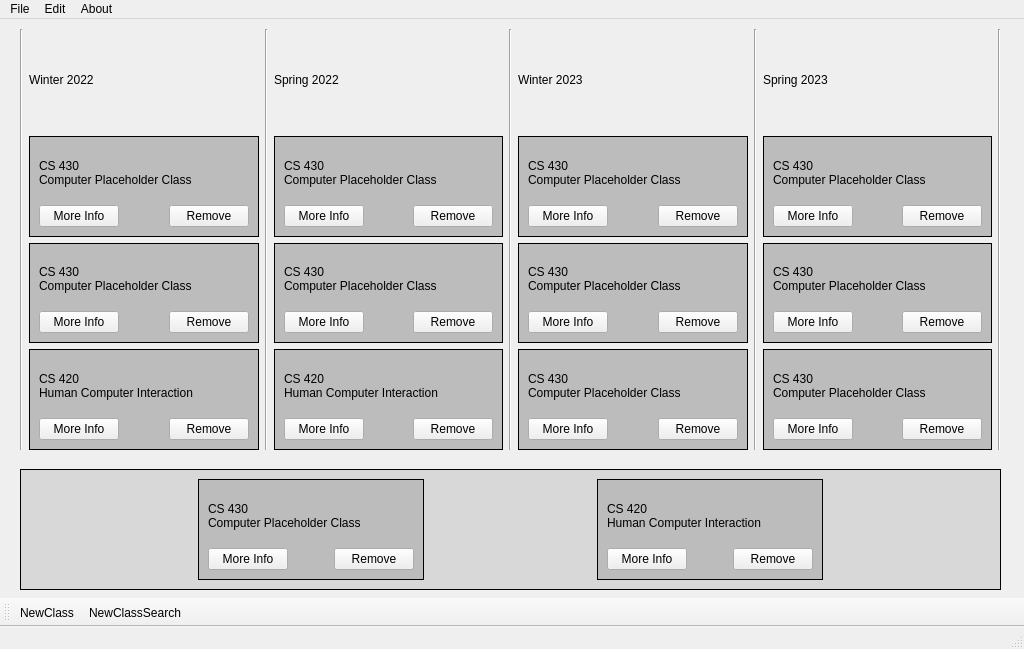
<?xml version="1.0" encoding="UTF-8"?>
<ui version="4.0">
 <class>MainWindow</class>
 <widget class="QMainWindow" name="MainWindow">
  <property name="geometry">
   <rect>
    <x>0</x>
    <y>0</y>
    <width>1024</width>
    <height>649</height>
   </rect>
  </property>
  <property name="windowTitle">
   <string>MainWindow</string>
  </property>
  <widget class="QWidget" name="centralwidget">
   <widget class="QFrame" name="HoldingFrame">
    <property name="geometry">
     <rect>
      <x>20</x>
      <y>450</y>
      <width>981</width>
      <height>121</height>
     </rect>
    </property>
    <property name="styleSheet">
     <string notr="true">QFrame#HoldingFrame{
border: 1px solid black;
background: rgb(216, 216, 216);
}</string>
    </property>
    <layout class="QHBoxLayout" name="horizontalLayout">
     <item>
      <spacer name="horizontalSpacer_4">
       <property name="orientation">
        <enum>Qt::Horizontal</enum>
       </property>
       <property name="sizeHint" stdset="0">
        <size>
         <width>40</width>
         <height>20</height>
        </size>
       </property>
      </spacer>
     </item>
     <item>
      <widget class="QFrame" name="verticalFrame">
       <property name="styleSheet">
        <string notr="true">QFrame{
	background: rgb(188, 188, 188);
	border: 1px solid black;
}

QLabel{
	color:black;
	background: rgb(188, 188, 188);
	border: 0px transparent;
}</string>
       </property>
       <layout class="QVBoxLayout" name="verticalLayout">
        <item>
         <widget class="QLabel" name="label">
          <property name="text">
           <string>CS 430
Computer Placeholder Class</string>
          </property>
          <property name="scaledContents">
           <bool>false</bool>
          </property>
          <property name="wordWrap">
           <bool>true</bool>
          </property>
         </widget>
        </item>
        <item>
         <layout class="QHBoxLayout" name="horizontalLayout_2">
          <item>
           <widget class="QPushButton" name="pushButton">
            <property name="text">
             <string>More Info</string>
            </property>
           </widget>
          </item>
          <item>
           <spacer name="horizontalSpacer">
            <property name="orientation">
             <enum>Qt::Horizontal</enum>
            </property>
            <property name="sizeHint" stdset="0">
             <size>
              <width>40</width>
              <height>20</height>
             </size>
            </property>
           </spacer>
          </item>
          <item>
           <widget class="QPushButton" name="pushButton_2">
            <property name="text">
             <string>Remove</string>
            </property>
           </widget>
          </item>
         </layout>
        </item>
       </layout>
      </widget>
     </item>
     <item>
      <spacer name="horizontalSpacer_2">
       <property name="orientation">
        <enum>Qt::Horizontal</enum>
       </property>
       <property name="sizeHint" stdset="0">
        <size>
         <width>40</width>
         <height>20</height>
        </size>
       </property>
      </spacer>
     </item>
     <item>
      <widget class="QFrame" name="verticalFrame_2">
       <property name="styleSheet">
        <string notr="true">QFrame{
	background: rgb(188, 188, 188);
	border: 1px solid black;
}

QLabel{
	color:black;
	background: rgb(188, 188, 188);
	border: 0px transparent;
}</string>
       </property>
       <layout class="QVBoxLayout" name="verticalLayout_2">
        <item>
         <widget class="QLabel" name="label_2">
          <property name="text">
           <string>CS 420
Human Computer Interaction</string>
          </property>
          <property name="scaledContents">
           <bool>false</bool>
          </property>
          <property name="wordWrap">
           <bool>true</bool>
          </property>
         </widget>
        </item>
        <item>
         <layout class="QHBoxLayout" name="horizontalLayout_3">
          <item>
           <widget class="QPushButton" name="pushButton_3">
            <property name="text">
             <string>More Info</string>
            </property>
           </widget>
          </item>
          <item>
           <spacer name="horizontalSpacer_3">
            <property name="orientation">
             <enum>Qt::Horizontal</enum>
            </property>
            <property name="sizeHint" stdset="0">
             <size>
              <width>40</width>
              <height>20</height>
             </size>
            </property>
           </spacer>
          </item>
          <item>
           <widget class="QPushButton" name="pushButton_4">
            <property name="text">
             <string>Remove</string>
            </property>
           </widget>
          </item>
         </layout>
        </item>
       </layout>
      </widget>
     </item>
     <item>
      <spacer name="horizontalSpacer_5">
       <property name="orientation">
        <enum>Qt::Horizontal</enum>
       </property>
       <property name="sizeHint" stdset="0">
        <size>
         <width>40</width>
         <height>20</height>
        </size>
       </property>
      </spacer>
     </item>
    </layout>
   </widget>
   <widget class="QWidget" name="horizontalLayoutWidget">
    <property name="geometry">
     <rect>
      <x>20</x>
      <y>10</y>
      <width>981</width>
      <height>421</height>
     </rect>
    </property>
    <layout class="QHBoxLayout" name="horizontalLayout_4">
     <item>
      <widget class="Line" name="line_4">
       <property name="orientation">
        <enum>Qt::Vertical</enum>
       </property>
      </widget>
     </item>
     <item>
      <layout class="QVBoxLayout" name="verticalLayout_3">
       <item>
        <widget class="QLabel" name="label_4">
         <property name="text">
          <string>Winter 2022</string>
         </property>
        </widget>
       </item>
       <item>
        <widget class="QFrame" name="verticalFrame_7">
         <property name="styleSheet">
          <string notr="true">QFrame{
	background: rgb(188, 188, 188);
	border: 1px solid black;
}

QLabel{
	color:black;
	background: rgb(188, 188, 188);
	border: 0px transparent;
}</string>
         </property>
         <layout class="QVBoxLayout" name="verticalLayout_12">
          <item>
           <widget class="QLabel" name="label_12">
            <property name="text">
             <string>CS 430
Computer Placeholder Class</string>
            </property>
            <property name="scaledContents">
             <bool>false</bool>
            </property>
            <property name="wordWrap">
             <bool>true</bool>
            </property>
           </widget>
          </item>
          <item>
           <layout class="QHBoxLayout" name="horizontalLayout_10">
            <item>
             <widget class="QPushButton" name="pushButton_15">
              <property name="text">
               <string>More Info</string>
              </property>
             </widget>
            </item>
            <item>
             <spacer name="horizontalSpacer_11">
              <property name="orientation">
               <enum>Qt::Horizontal</enum>
              </property>
              <property name="sizeHint" stdset="0">
               <size>
                <width>40</width>
                <height>20</height>
               </size>
              </property>
             </spacer>
            </item>
            <item>
             <widget class="QPushButton" name="pushButton_16">
              <property name="text">
               <string>Remove</string>
              </property>
             </widget>
            </item>
           </layout>
          </item>
         </layout>
        </widget>
       </item>
       <item>
        <widget class="QFrame" name="verticalFrame_8">
         <property name="styleSheet">
          <string notr="true">QFrame{
	background: rgb(188, 188, 188);
	border: 1px solid black;
}

QLabel{
	color:black;
	background: rgb(188, 188, 188);
	border: 0px transparent;
}</string>
         </property>
         <layout class="QVBoxLayout" name="verticalLayout_13">
          <item>
           <widget class="QLabel" name="label_13">
            <property name="text">
             <string>CS 430
Computer Placeholder Class</string>
            </property>
            <property name="scaledContents">
             <bool>false</bool>
            </property>
            <property name="wordWrap">
             <bool>true</bool>
            </property>
           </widget>
          </item>
          <item>
           <layout class="QHBoxLayout" name="horizontalLayout_11">
            <item>
             <widget class="QPushButton" name="pushButton_17">
              <property name="text">
               <string>More Info</string>
              </property>
             </widget>
            </item>
            <item>
             <spacer name="horizontalSpacer_12">
              <property name="orientation">
               <enum>Qt::Horizontal</enum>
              </property>
              <property name="sizeHint" stdset="0">
               <size>
                <width>40</width>
                <height>20</height>
               </size>
              </property>
             </spacer>
            </item>
            <item>
             <widget class="QPushButton" name="pushButton_18">
              <property name="text">
               <string>Remove</string>
              </property>
             </widget>
            </item>
           </layout>
          </item>
         </layout>
        </widget>
       </item>
       <item>
        <widget class="QFrame" name="verticalFrame_3">
         <property name="styleSheet">
          <string notr="true">QFrame{
	background: rgb(188, 188, 188);
	border: 1px solid black;
}

QLabel{
	color:black;
	background: rgb(188, 188, 188);
	border: 0px transparent;
}</string>
         </property>
         <layout class="QVBoxLayout" name="verticalLayout_4">
          <item>
           <widget class="QLabel" name="label_3">
            <property name="text">
             <string>CS 420
Human Computer Interaction</string>
            </property>
            <property name="scaledContents">
             <bool>false</bool>
            </property>
            <property name="wordWrap">
             <bool>true</bool>
            </property>
           </widget>
          </item>
          <item>
           <layout class="QHBoxLayout" name="horizontalLayout_5">
            <item>
             <widget class="QPushButton" name="pushButton_5">
              <property name="text">
               <string>More Info</string>
              </property>
             </widget>
            </item>
            <item>
             <spacer name="horizontalSpacer_6">
              <property name="orientation">
               <enum>Qt::Horizontal</enum>
              </property>
              <property name="sizeHint" stdset="0">
               <size>
                <width>40</width>
                <height>20</height>
               </size>
              </property>
             </spacer>
            </item>
            <item>
             <widget class="QPushButton" name="pushButton_6">
              <property name="text">
               <string>Remove</string>
              </property>
             </widget>
            </item>
           </layout>
          </item>
         </layout>
        </widget>
       </item>
      </layout>
     </item>
     <item>
      <widget class="Line" name="line">
       <property name="styleSheet">
        <string notr="true">Line{
color:black
}&lt;?xml version=&quot;1.0&quot; encoding=&quot;UTF-8&quot;?&gt;
&lt;ui version=&quot;4.0&quot;&gt;
 &lt;widget name=&quot;__qt_fake_top_level&quot;&gt;
  &lt;widget class=&quot;QFrame&quot; name=&quot;verticalFrame_2&quot;&gt;
   &lt;property name=&quot;geometry&quot;&gt;
    &lt;rect&gt;
     &lt;x&gt;573&lt;/x&gt;
     &lt;y&gt;10&lt;/y&gt;
     &lt;width&gt;224&lt;/width&gt;
     &lt;height&gt;101&lt;/height&gt;
    &lt;/rect&gt;
   &lt;/property&gt;
   &lt;property name=&quot;styleSheet&quot;&gt;
    &lt;string notr=&quot;true&quot;&gt;QFrame{
	background: rgb(188, 188, 188);
	border: 1px solid black;
}

QLabel{
	color:black;
	background: rgb(188, 188, 188);
	border: 0px transparent;
}&lt;/string&gt;
   &lt;/property&gt;
   &lt;layout class=&quot;QVBoxLayout&quot; name=&quot;verticalLayout_2&quot;&gt;
    &lt;item&gt;
     &lt;widget class=&quot;QLabel&quot; name=&quot;label_2&quot;&gt;
      &lt;property name=&quot;text&quot;&gt;
       &lt;string&gt;CS 420
Human Computer Interaction&lt;/string&gt;
      &lt;/property&gt;
      &lt;property name=&quot;scaledContents&quot;&gt;
       &lt;bool&gt;false&lt;/bool&gt;
      &lt;/property&gt;
      &lt;property name=&quot;wordWrap&quot;&gt;
       &lt;bool&gt;true&lt;/bool&gt;
      &lt;/property&gt;
     &lt;/widget&gt;
    &lt;/item&gt;
    &lt;item&gt;
     &lt;layout class=&quot;QHBoxLayout&quot; name=&quot;horizontalLayout_3&quot;&gt;
      &lt;item&gt;
       &lt;widget class=&quot;QPushButton&quot; name=&quot;pushButton_3&quot;&gt;
        &lt;property name=&quot;text&quot;&gt;
         &lt;string&gt;More Info&lt;/string&gt;
        &lt;/property&gt;
       &lt;/widget&gt;
      &lt;/item&gt;
      &lt;item&gt;
       &lt;spacer name=&quot;horizontalSpacer_3&quot;&gt;
        &lt;property name=&quot;orientation&quot;&gt;
         &lt;enum&gt;Qt::Horizontal&lt;/enum&gt;
        &lt;/property&gt;
        &lt;property name=&quot;sizeHint&quot; stdset=&quot;0&quot;&gt;
         &lt;size&gt;
          &lt;width&gt;40&lt;/width&gt;
          &lt;height&gt;20&lt;/height&gt;
         &lt;/size&gt;
        &lt;/property&gt;
       &lt;/spacer&gt;
      &lt;/item&gt;
      &lt;item&gt;
       &lt;widget class=&quot;QPushButton&quot; name=&quot;pushButton_4&quot;&gt;
        &lt;property name=&quot;text&quot;&gt;
         &lt;string&gt;Remove&lt;/string&gt;
        &lt;/property&gt;
       &lt;/widget&gt;
      &lt;/item&gt;
     &lt;/layout&gt;
    &lt;/item&gt;
   &lt;/layout&gt;
  &lt;/widget&gt;
 &lt;/widget&gt;
 &lt;resources/&gt;
&lt;/ui&gt;
</string>
       </property>
       <property name="orientation">
        <enum>Qt::Vertical</enum>
       </property>
      </widget>
     </item>
     <item>
      <layout class="QVBoxLayout" name="verticalLayout_5">
       <item>
        <widget class="QLabel" name="label_5">
         <property name="text">
          <string>Spring 2022</string>
         </property>
        </widget>
       </item>
       <item>
        <widget class="QFrame" name="verticalFrame_10">
         <property name="styleSheet">
          <string notr="true">QFrame{
	background: rgb(188, 188, 188);
	border: 1px solid black;
}

QLabel{
	color:black;
	background: rgb(188, 188, 188);
	border: 0px transparent;
}</string>
         </property>
         <layout class="QVBoxLayout" name="verticalLayout_15">
          <item>
           <widget class="QLabel" name="label_15">
            <property name="text">
             <string>CS 430
Computer Placeholder Class</string>
            </property>
            <property name="scaledContents">
             <bool>false</bool>
            </property>
            <property name="wordWrap">
             <bool>true</bool>
            </property>
           </widget>
          </item>
          <item>
           <layout class="QHBoxLayout" name="horizontalLayout_13">
            <item>
             <widget class="QPushButton" name="pushButton_21">
              <property name="text">
               <string>More Info</string>
              </property>
             </widget>
            </item>
            <item>
             <spacer name="horizontalSpacer_14">
              <property name="orientation">
               <enum>Qt::Horizontal</enum>
              </property>
              <property name="sizeHint" stdset="0">
               <size>
                <width>40</width>
                <height>20</height>
               </size>
              </property>
             </spacer>
            </item>
            <item>
             <widget class="QPushButton" name="pushButton_22">
              <property name="text">
               <string>Remove</string>
              </property>
             </widget>
            </item>
           </layout>
          </item>
         </layout>
        </widget>
       </item>
       <item>
        <widget class="QFrame" name="verticalFrame_9">
         <property name="styleSheet">
          <string notr="true">QFrame{
	background: rgb(188, 188, 188);
	border: 1px solid black;
}

QLabel{
	color:black;
	background: rgb(188, 188, 188);
	border: 0px transparent;
}</string>
         </property>
         <layout class="QVBoxLayout" name="verticalLayout_14">
          <item>
           <widget class="QLabel" name="label_14">
            <property name="text">
             <string>CS 430
Computer Placeholder Class</string>
            </property>
            <property name="scaledContents">
             <bool>false</bool>
            </property>
            <property name="wordWrap">
             <bool>true</bool>
            </property>
           </widget>
          </item>
          <item>
           <layout class="QHBoxLayout" name="horizontalLayout_12">
            <item>
             <widget class="QPushButton" name="pushButton_19">
              <property name="text">
               <string>More Info</string>
              </property>
             </widget>
            </item>
            <item>
             <spacer name="horizontalSpacer_13">
              <property name="orientation">
               <enum>Qt::Horizontal</enum>
              </property>
              <property name="sizeHint" stdset="0">
               <size>
                <width>40</width>
                <height>20</height>
               </size>
              </property>
             </spacer>
            </item>
            <item>
             <widget class="QPushButton" name="pushButton_20">
              <property name="text">
               <string>Remove</string>
              </property>
             </widget>
            </item>
           </layout>
          </item>
         </layout>
        </widget>
       </item>
       <item>
        <widget class="QFrame" name="verticalFrame_4">
         <property name="styleSheet">
          <string notr="true">QFrame{
	background: rgb(188, 188, 188);
	border: 1px solid black;
}

QLabel{
	color:black;
	background: rgb(188, 188, 188);
	border: 0px transparent;
}</string>
         </property>
         <layout class="QVBoxLayout" name="verticalLayout_6">
          <item>
           <widget class="QLabel" name="label_6">
            <property name="text">
             <string>CS 420
Human Computer Interaction</string>
            </property>
            <property name="scaledContents">
             <bool>false</bool>
            </property>
            <property name="wordWrap">
             <bool>true</bool>
            </property>
           </widget>
          </item>
          <item>
           <layout class="QHBoxLayout" name="horizontalLayout_6">
            <item>
             <widget class="QPushButton" name="pushButton_7">
              <property name="text">
               <string>More Info</string>
              </property>
             </widget>
            </item>
            <item>
             <spacer name="horizontalSpacer_7">
              <property name="orientation">
               <enum>Qt::Horizontal</enum>
              </property>
              <property name="sizeHint" stdset="0">
               <size>
                <width>40</width>
                <height>20</height>
               </size>
              </property>
             </spacer>
            </item>
            <item>
             <widget class="QPushButton" name="pushButton_8">
              <property name="text">
               <string>Remove</string>
              </property>
             </widget>
            </item>
           </layout>
          </item>
         </layout>
        </widget>
       </item>
      </layout>
     </item>
     <item>
      <widget class="Line" name="line_2">
       <property name="orientation">
        <enum>Qt::Vertical</enum>
       </property>
      </widget>
     </item>
     <item>
      <layout class="QVBoxLayout" name="verticalLayout_8">
       <item>
        <widget class="QLabel" name="label_8">
         <property name="text">
          <string>Winter 2023</string>
         </property>
        </widget>
       </item>
       <item>
        <widget class="QFrame" name="verticalFrame_12">
         <property name="styleSheet">
          <string notr="true">QFrame{
	background: rgb(188, 188, 188);
	border: 1px solid black;
}

QLabel{
	color:black;
	background: rgb(188, 188, 188);
	border: 0px transparent;
}</string>
         </property>
         <layout class="QVBoxLayout" name="verticalLayout_17">
          <item>
           <widget class="QLabel" name="label_17">
            <property name="text">
             <string>CS 430
Computer Placeholder Class</string>
            </property>
            <property name="scaledContents">
             <bool>false</bool>
            </property>
            <property name="wordWrap">
             <bool>true</bool>
            </property>
           </widget>
          </item>
          <item>
           <layout class="QHBoxLayout" name="horizontalLayout_15">
            <item>
             <widget class="QPushButton" name="pushButton_25">
              <property name="text">
               <string>More Info</string>
              </property>
             </widget>
            </item>
            <item>
             <spacer name="horizontalSpacer_16">
              <property name="orientation">
               <enum>Qt::Horizontal</enum>
              </property>
              <property name="sizeHint" stdset="0">
               <size>
                <width>40</width>
                <height>20</height>
               </size>
              </property>
             </spacer>
            </item>
            <item>
             <widget class="QPushButton" name="pushButton_26">
              <property name="text">
               <string>Remove</string>
              </property>
             </widget>
            </item>
           </layout>
          </item>
         </layout>
        </widget>
       </item>
       <item>
        <widget class="QFrame" name="verticalFrame_11">
         <property name="styleSheet">
          <string notr="true">QFrame{
	background: rgb(188, 188, 188);
	border: 1px solid black;
}

QLabel{
	color:black;
	background: rgb(188, 188, 188);
	border: 0px transparent;
}</string>
         </property>
         <layout class="QVBoxLayout" name="verticalLayout_16">
          <item>
           <widget class="QLabel" name="label_16">
            <property name="text">
             <string>CS 430
Computer Placeholder Class</string>
            </property>
            <property name="scaledContents">
             <bool>false</bool>
            </property>
            <property name="wordWrap">
             <bool>true</bool>
            </property>
           </widget>
          </item>
          <item>
           <layout class="QHBoxLayout" name="horizontalLayout_14">
            <item>
             <widget class="QPushButton" name="pushButton_23">
              <property name="text">
               <string>More Info</string>
              </property>
             </widget>
            </item>
            <item>
             <spacer name="horizontalSpacer_15">
              <property name="orientation">
               <enum>Qt::Horizontal</enum>
              </property>
              <property name="sizeHint" stdset="0">
               <size>
                <width>40</width>
                <height>20</height>
               </size>
              </property>
             </spacer>
            </item>
            <item>
             <widget class="QPushButton" name="pushButton_24">
              <property name="text">
               <string>Remove</string>
              </property>
             </widget>
            </item>
           </layout>
          </item>
         </layout>
        </widget>
       </item>
       <item>
        <widget class="QFrame" name="verticalFrame_5">
         <property name="styleSheet">
          <string notr="true">QFrame{
	background: rgb(188, 188, 188);
	border: 1px solid black;
}

QLabel{
	color:black;
	background: rgb(188, 188, 188);
	border: 0px transparent;
}</string>
         </property>
         <layout class="QVBoxLayout" name="verticalLayout_9">
          <item>
           <widget class="QLabel" name="label_9">
            <property name="text">
             <string>CS 430
Computer Placeholder Class</string>
            </property>
            <property name="scaledContents">
             <bool>false</bool>
            </property>
            <property name="wordWrap">
             <bool>true</bool>
            </property>
           </widget>
          </item>
          <item>
           <layout class="QHBoxLayout" name="horizontalLayout_8">
            <item>
             <widget class="QPushButton" name="pushButton_11">
              <property name="text">
               <string>More Info</string>
              </property>
             </widget>
            </item>
            <item>
             <spacer name="horizontalSpacer_9">
              <property name="orientation">
               <enum>Qt::Horizontal</enum>
              </property>
              <property name="sizeHint" stdset="0">
               <size>
                <width>40</width>
                <height>20</height>
               </size>
              </property>
             </spacer>
            </item>
            <item>
             <widget class="QPushButton" name="pushButton_12">
              <property name="text">
               <string>Remove</string>
              </property>
             </widget>
            </item>
           </layout>
          </item>
         </layout>
        </widget>
       </item>
      </layout>
     </item>
     <item>
      <widget class="Line" name="line_3">
       <property name="orientation">
        <enum>Qt::Vertical</enum>
       </property>
      </widget>
     </item>
     <item>
      <layout class="QVBoxLayout" name="verticalLayout_10">
       <item>
        <widget class="QLabel" name="label_10">
         <property name="text">
          <string>Spring 2023</string>
         </property>
        </widget>
       </item>
       <item>
        <widget class="QFrame" name="verticalFrame_14">
         <property name="styleSheet">
          <string notr="true">QFrame{
	background: rgb(188, 188, 188);
	border: 1px solid black;
}

QLabel{
	color:black;
	background: rgb(188, 188, 188);
	border: 0px transparent;
}</string>
         </property>
         <layout class="QVBoxLayout" name="verticalLayout_19">
          <item>
           <widget class="QLabel" name="label_19">
            <property name="text">
             <string>CS 430
Computer Placeholder Class</string>
            </property>
            <property name="scaledContents">
             <bool>false</bool>
            </property>
            <property name="wordWrap">
             <bool>true</bool>
            </property>
           </widget>
          </item>
          <item>
           <layout class="QHBoxLayout" name="horizontalLayout_17">
            <item>
             <widget class="QPushButton" name="pushButton_29">
              <property name="text">
               <string>More Info</string>
              </property>
             </widget>
            </item>
            <item>
             <spacer name="horizontalSpacer_18">
              <property name="orientation">
               <enum>Qt::Horizontal</enum>
              </property>
              <property name="sizeHint" stdset="0">
               <size>
                <width>40</width>
                <height>20</height>
               </size>
              </property>
             </spacer>
            </item>
            <item>
             <widget class="QPushButton" name="pushButton_30">
              <property name="text">
               <string>Remove</string>
              </property>
             </widget>
            </item>
           </layout>
          </item>
         </layout>
        </widget>
       </item>
       <item>
        <widget class="QFrame" name="verticalFrame_13">
         <property name="styleSheet">
          <string notr="true">QFrame{
	background: rgb(188, 188, 188);
	border: 1px solid black;
}

QLabel{
	color:black;
	background: rgb(188, 188, 188);
	border: 0px transparent;
}</string>
         </property>
         <layout class="QVBoxLayout" name="verticalLayout_18">
          <item>
           <widget class="QLabel" name="label_18">
            <property name="text">
             <string>CS 430
Computer Placeholder Class</string>
            </property>
            <property name="scaledContents">
             <bool>false</bool>
            </property>
            <property name="wordWrap">
             <bool>true</bool>
            </property>
           </widget>
          </item>
          <item>
           <layout class="QHBoxLayout" name="horizontalLayout_16">
            <item>
             <widget class="QPushButton" name="pushButton_27">
              <property name="text">
               <string>More Info</string>
              </property>
             </widget>
            </item>
            <item>
             <spacer name="horizontalSpacer_17">
              <property name="orientation">
               <enum>Qt::Horizontal</enum>
              </property>
              <property name="sizeHint" stdset="0">
               <size>
                <width>40</width>
                <height>20</height>
               </size>
              </property>
             </spacer>
            </item>
            <item>
             <widget class="QPushButton" name="pushButton_28">
              <property name="text">
               <string>Remove</string>
              </property>
             </widget>
            </item>
           </layout>
          </item>
         </layout>
        </widget>
       </item>
       <item>
        <widget class="QFrame" name="verticalFrame_6">
         <property name="styleSheet">
          <string notr="true">QFrame{
	background: rgb(188, 188, 188);
	border: 1px solid black;
}

QLabel{
	color:black;
	background: rgb(188, 188, 188);
	border: 0px transparent;
}</string>
         </property>
         <layout class="QVBoxLayout" name="verticalLayout_11">
          <item>
           <widget class="QLabel" name="label_11">
            <property name="text">
             <string>CS 430
Computer Placeholder Class</string>
            </property>
            <property name="scaledContents">
             <bool>false</bool>
            </property>
            <property name="wordWrap">
             <bool>true</bool>
            </property>
           </widget>
          </item>
          <item>
           <layout class="QHBoxLayout" name="horizontalLayout_9">
            <item>
             <widget class="QPushButton" name="pushButton_13">
              <property name="text">
               <string>More Info</string>
              </property>
             </widget>
            </item>
            <item>
             <spacer name="horizontalSpacer_10">
              <property name="orientation">
               <enum>Qt::Horizontal</enum>
              </property>
              <property name="sizeHint" stdset="0">
               <size>
                <width>40</width>
                <height>20</height>
               </size>
              </property>
             </spacer>
            </item>
            <item>
             <widget class="QPushButton" name="pushButton_14">
              <property name="text">
               <string>Remove</string>
              </property>
             </widget>
            </item>
           </layout>
          </item>
         </layout>
        </widget>
       </item>
      </layout>
     </item>
     <item>
      <widget class="Line" name="line_5">
       <property name="orientation">
        <enum>Qt::Vertical</enum>
       </property>
      </widget>
     </item>
    </layout>
   </widget>
  </widget>
  <widget class="QMenuBar" name="menubar">
   <property name="geometry">
    <rect>
     <x>0</x>
     <y>0</y>
     <width>1024</width>
     <height>22</height>
    </rect>
   </property>
   <widget class="QMenu" name="menuFile">
    <property name="title">
     <string>File</string>
    </property>
    <addaction name="separator"/>
    <addaction name="actionSave_Schedule"/>
    <addaction name="actionLoad_Schedule"/>
   </widget>
   <widget class="QMenu" name="menuEdit">
    <property name="title">
     <string>Edit</string>
    </property>
    <addaction name="actionUndo"/>
    <addaction name="actionRedo"/>
   </widget>
   <widget class="QMenu" name="menuAbout">
    <property name="title">
     <string>About</string>
    </property>
    <addaction name="actionAbout"/>
   </widget>
   <addaction name="menuFile"/>
   <addaction name="menuEdit"/>
   <addaction name="menuAbout"/>
  </widget>
  <widget class="QStatusBar" name="statusbar"/>
  <widget class="QToolBar" name="toolBar">
   <property name="windowTitle">
    <string>toolBar</string>
   </property>
   <attribute name="toolBarArea">
    <enum>BottomToolBarArea</enum>
   </attribute>
   <attribute name="toolBarBreak">
    <bool>false</bool>
   </attribute>
   <addaction name="actionNewClass"/>
   <addaction name="actionNewClassSearch"/>
  </widget>
  <action name="actionSave_Schedule">
   <property name="text">
    <string>Save Schedule</string>
   </property>
  </action>
  <action name="actionLoad_Schedule">
   <property name="text">
    <string>Load Schedule</string>
   </property>
  </action>
  <action name="actionUndo">
   <property name="text">
    <string>Undo</string>
   </property>
  </action>
  <action name="actionRedo">
   <property name="text">
    <string>Redo</string>
   </property>
  </action>
  <action name="actionAbout">
   <property name="text">
    <string>About</string>
   </property>
  </action>
  <action name="actionNewClass">
   <property name="text">
    <string>NewClass</string>
   </property>
  </action>
  <action name="actionNewClassSearch">
   <property name="text">
    <string>NewClassSearch</string>
   </property>
  </action>
 </widget>
 <resources/>
 <connections/>
</ui>
